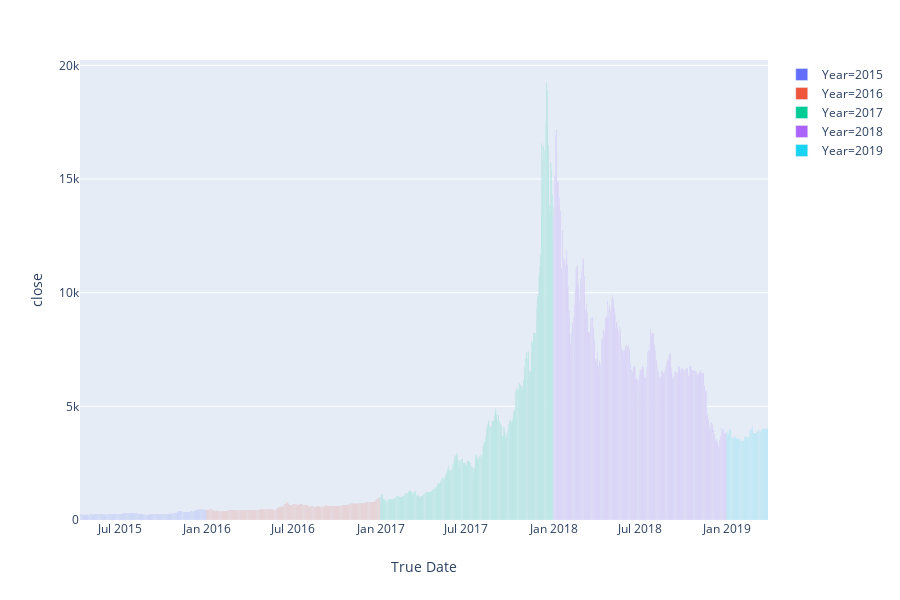

Here is the notebook cell this chart was saved with:
### Code cell
px.bar(Daily_data_EMA, x='True Date',y='close', color ='Year')
#px.scatter(EntryandExit, x='True Date',y='MA10')

### Figure 1 — Plotly figure (JSON) as saved in the notebook; plotly's stock layout.template omitted (floating-point values rounded to 4 significant figures; data arrays with more than 128 entries replaced by an {"elided": "..."} marker saying what was removed)
{"data": [{"alignmentgroup": "True", "hovertemplate": "Year=2015<br>True Date=%{x}<br>close=%{y}<extra></extra>", "legendgroup": "Year=2015", "marker": {"color": "#636efa"}, "name": "Year=2015", "offsetgroup": "Year=2015", "orientation": "v", "showlegend": true, "textposition": "auto", "type": "bar", "uid": "f70dffd6-53b2-400d-9af2-b2f1d2668328", "x": {"elided": "267 str values"}, "xaxis": "x", "y": {"elided": "267 float values"}, "yaxis": "y"}, {"alignmentgroup": "True", "hovertemplate": "Year=2016<br>True Date=%{x}<br>close=%{y}<extra></extra>", "legendgroup": "Year=2016", "marker": {"color": "#EF553B"}, "name": "Year=2016", "offsetgroup": "Year=2016", "orientation": "v", "showlegend": true, "textposition": "auto", "type": "bar", "uid": "7681efea-4e37-483b-b23e-0f85134d2f9a", "x": {"elided": "366 str values"}, "xaxis": "x", "y": {"elided": "366 float values"}, "yaxis": "y"}, {"alignmentgroup": "True", "hovertemplate": "Year=2017<br>True Date=%{x}<br>close=%{y}<extra></extra>", "legendgroup": "Year=2017", "marker": {"color": "#00cc96"}, "name": "Year=2017", "offsetgroup": "Year=2017", "orientation": "v", "showlegend": true, "textposition": "auto", "type": "bar", "uid": "50b94a87-9dab-42d4-bb97-3fb8af9ca08f", "x": {"elided": "365 str values"}, "xaxis": "x", "y": {"elided": "365 float values"}, "yaxis": "y"}, {"alignmentgroup": "True", "hovertemplate": "Year=2018<br>True Date=%{x}<br>close=%{y}<extra></extra>", "legendgroup": "Year=2018", "marker": {"color": "#ab63fa"}, "name": "Year=2018", "offsetgroup": "Year=2018", "orientation": "v", "showlegend": true, "textposition": "auto", "type": "bar", "uid": "207fb970-7e98-4e93-ae54-0355564a9f46", "x": {"elided": "365 str values"}, "xaxis": "x", "y": {"elided": "365 float values"}, "yaxis": "y"}, {"alignmentgroup": "True", "hovertemplate": "Year=2019<br>True Date=%{x}<br>close=%{y}<extra></extra>", "legendgroup": "Year=2019", "marker": {"color": "#19d3f3"}, "name": "Year=2019", "offsetgroup": "Year=2019", "orientation": "v", "showlegend": true, "textposition": "auto", "type": "bar", "uid": "fd60d226-91e7-47f5-a8bb-d54ee5dca998", "x": ["2019-01-01", "2019-01-02", "2019-01-03", "2019-01-04", "2019-01-05", "2019-01-06", "2019-01-07", "2019-01-08", "2019-01-09", "2019-01-10", "2019-01-11", "2019-01-12", "2019-01-13", "2019-01-14", "2019-01-15", "2019-01-16", "2019-01-17", "2019-01-18", "2019-01-19", "2019-01-20", "2019-01-21", "2019-01-22", "2019-01-23", "2019-01-24", "2019-01-25", "2019-01-26", "2019-01-27", "2019-01-28", "2019-01-29", "2019-01-30", "2019-01-31", "2019-02-01", "2019-02-02", "2019-02-03", "2019-02-04", "2019-02-05", "2019-02-06", "2019-02-07", "2019-02-08", "2019-02-09", "2019-02-10", "2019-02-11", "2019-02-12", "2019-02-13", "2019-02-14", "2019-02-15", "2019-02-16", "2019-02-17", "2019-02-18", "2019-02-19", "2019-02-20", "2019-02-21", "2019-02-22", "2019-02-23", "2019-02-24", "2019-02-25", "2019-02-26", "2019-02-27", "2019-02-28", "2019-03-01", "2019-03-02", "2019-03-03", "2019-03-04", "2019-03-05", "2019-03-06", "2019-03-07", "2019-03-08", "2019-03-09", "2019-03-10", "2019-03-11", "2019-03-12", "2019-03-13", "2019-03-14", "2019-03-15", "2019-03-16", "2019-03-17", "2019-03-18", "2019-03-19", "2019-03-20", "2019-03-21", "2019-03-22", "2019-03-23", "2019-03-24", "2019-03-25", "2019-03-26", "2019-03-27", "2019-03-28"], "xaxis": "x", "y": [3796.0, 3859.0, 3762.0, 3795.0, 3776.0, 3988, 3975.0, 3954.0, 3965.0, 3586.0, 3600.0, 3582.0, 3475.0, 3628, 3554.0, 3589.0, 3618.0, 3597, 3669.0, 3535.0, 3530.0, 3571.0, 3551.0, 3568.0, 3567.0, 3569.0, 3553.0, 3441.0, 3408.0, 3461.0, 3430.0, 3468.0, 3508.0, 3455.0, 3463.0, 3470.0, 3408.0, 3399.0, 3660, 3670.0, 3677.0, 3634.0, 3634.0, 3609.0, 3591.0, 3605.0, 3620.0, 3670.0, 3902.0, 3915.0, 3971.0, 3940.0, 3966.0, 4112.0, 3751.0, 3827.0, 3811.0, 3816.0, 3821.0, 3827.0, 3824.0, 3807.0, 3719.0, 3859.0, 3862.0, 3878.0, 3860.0, 3940.0, 3921.0, 3874.0, 3881.0, 3866.0, 3877.0, 3923.0, 4006.0, 3986.0, 3989.0, 4016.0, 4041.0, 3982.0, 3988.0, 4004.0, 3992.0, 3944.0, 3946.0, 4045.0, 4029.0], "yaxis": "y"}], "layout": {"barmode": "relative", "grid": {"xaxes": ["x"], "xgap": 0.1, "xside": "bottom", "yaxes": ["y"], "ygap": 0.1, "yside": "left"}, "height": 600, "legend": {"tracegroupgap": 0}, "margin": {"t": 60}, "xaxis": {"title": {"text": "True Date"}}, "yaxis": {"title": {"text": "close"}}}}
